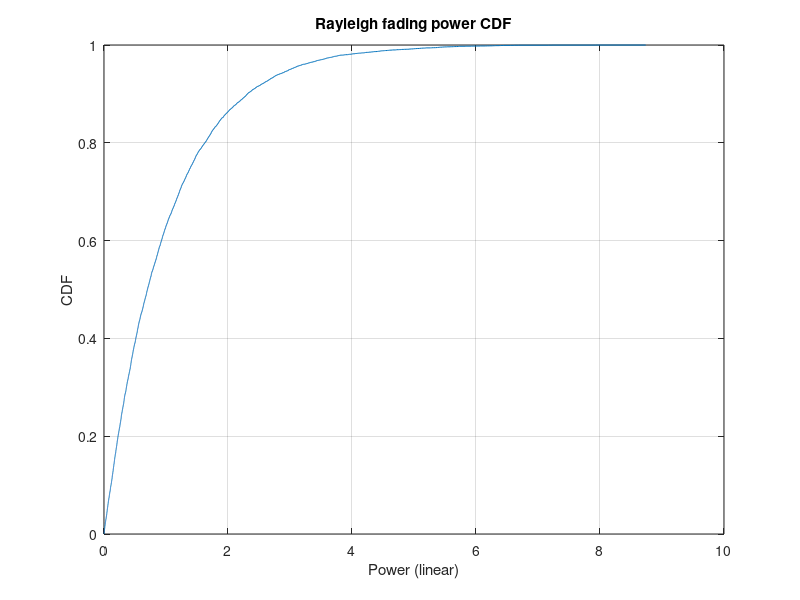
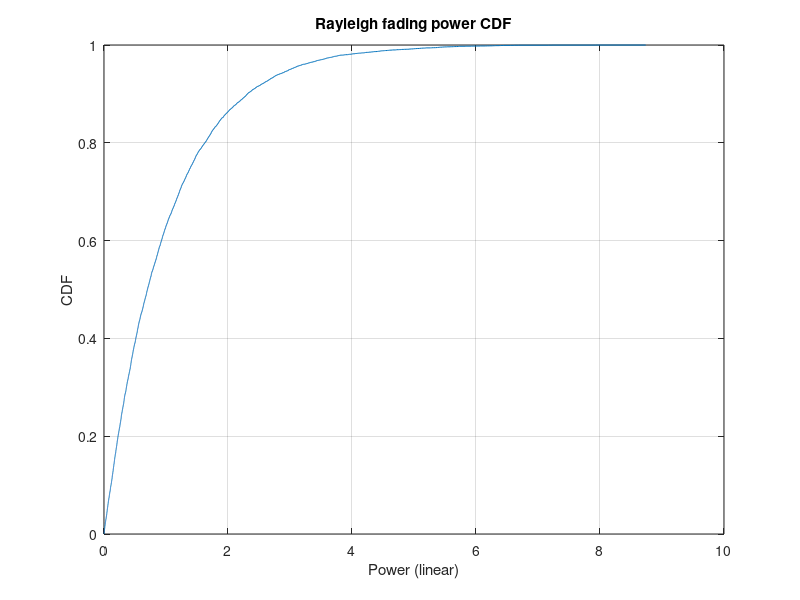
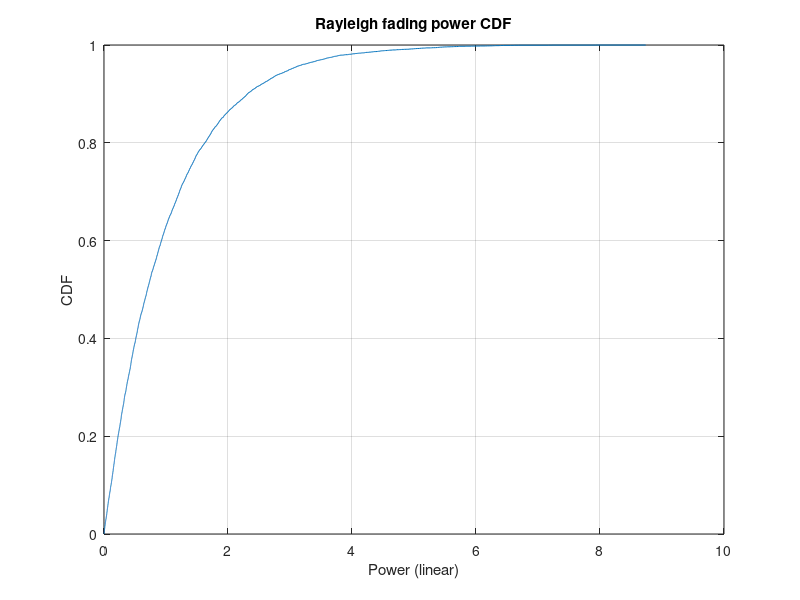
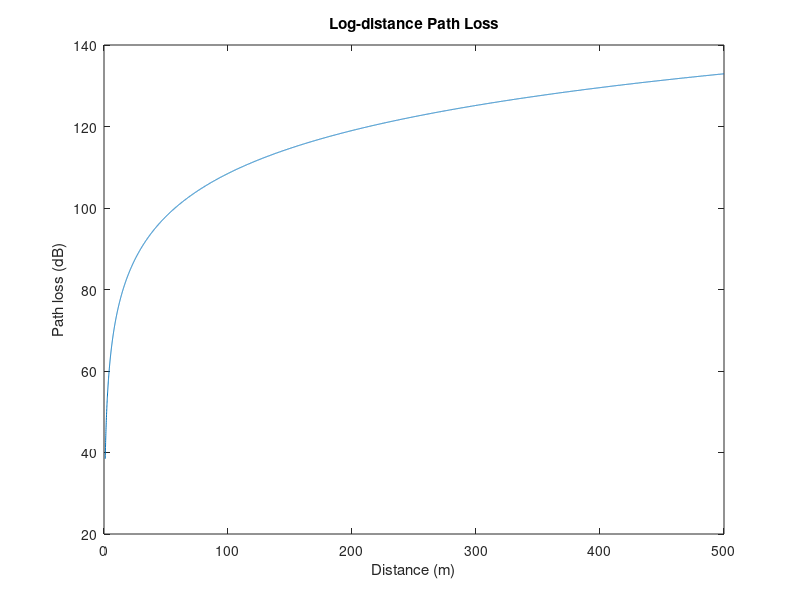

Source code (MATLAB) for these figures, in order:
% propagation_matlab.m
% Run in MATLAB or Octave.
clear;
rng(123);

% Parameters
N = 10000;
d0 = 1;
freq_mhz = 2000;
dist = linspace(1, 500, N);
pl_exp = 3.5;
shadow_std_db = 4.0;

% FSPL and log-distance
fspl_db = 20*log10(freq_mhz) + 20*log10(dist) - 27.55;
extra = 10*(pl_exp - 2).*log10(dist);
PL = fspl_db + extra;

% Show path loss vs distance
figure;
plot(dist, PL);
xlabel('Distance (m)');
ylabel('Path loss (dB)');
title('Log-distance Path Loss');

% Shadowing samples
shadow = randn(N,1) * shadow_std_db;
figure;
hist(shadow, 50);
xlabel('Shadowing (dB)');
ylabel('Count');
title('Shadowing Distribution (Gaussian, dB)');

% Rayleigh fading power (exponential)
ray = exprnd(1, N, 1);
figure;
cdfplot(ray);
xlabel('Power (linear)');
ylabel('CDF');
title('Rayleigh fading power CDF');

% Save figures if desired
print('-dpng','pl_plot.png');
print('-dpng','shadow_hist.png');
print('-dpng','rayleigh_cdf.png');
